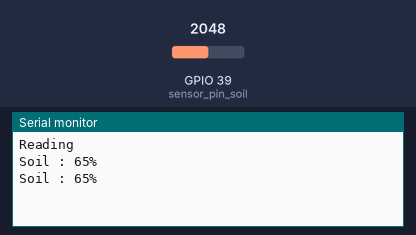
Simulated run of this sketch. Board: ESP32. Parts: the last lines printed to the serial monitor. The inputs (shaded band) are chosen by the test bench; at power-on: GPIO 39 (sensor_pin_soil) = 2048.

Above: at 3.2 s.
3.3 s: GPIO 39 (sensor_pin_soil) set to 2866
At 4.6 s:
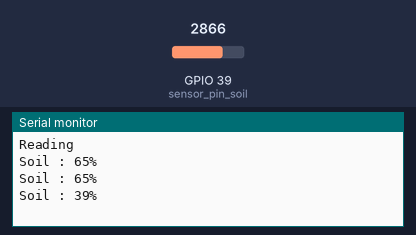
4.8 s: GPIO 39 (sensor_pin_soil) set to 3603
At 5.5 s:
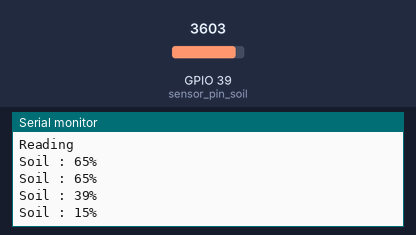
Timing chart, 0 to 7.8 s (numbered marks = the images above; inputs shaded):
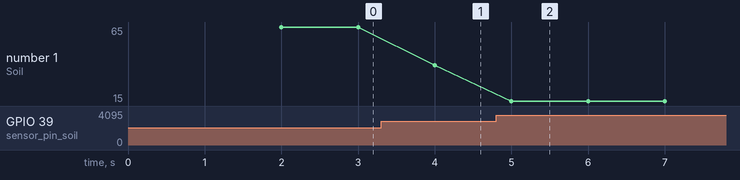

Measured:
- after the input at 3.3 s, the serial monitor: prints a new line after 0.70 s (image 1)
- after the input at 4.8 s, the serial monitor: prints a new line after 0.20 s (image 2)
- plotted number 1: 65 → 39 after the input at 3.3 s, 39 → 15 after the input at 4.8 s

The sketch:

Exp04_SOIL.ino
```cpp
#define sensor_pin_soil 39
void setup()
{
  Serial.begin(9600);
  pinMode(sensor_pin_soil, INPUT);
  Serial.println("Reading");
  delay(2000);
}
void loop()
{
  int value_soil= analogRead(sensor_pin_soil);
  value_soil = map(value_soil,4095,990,0,100);
  Serial.print("Soil : ");
  Serial.print(value_soil);
  Serial.println("%");
  delay(1000);
}
```
